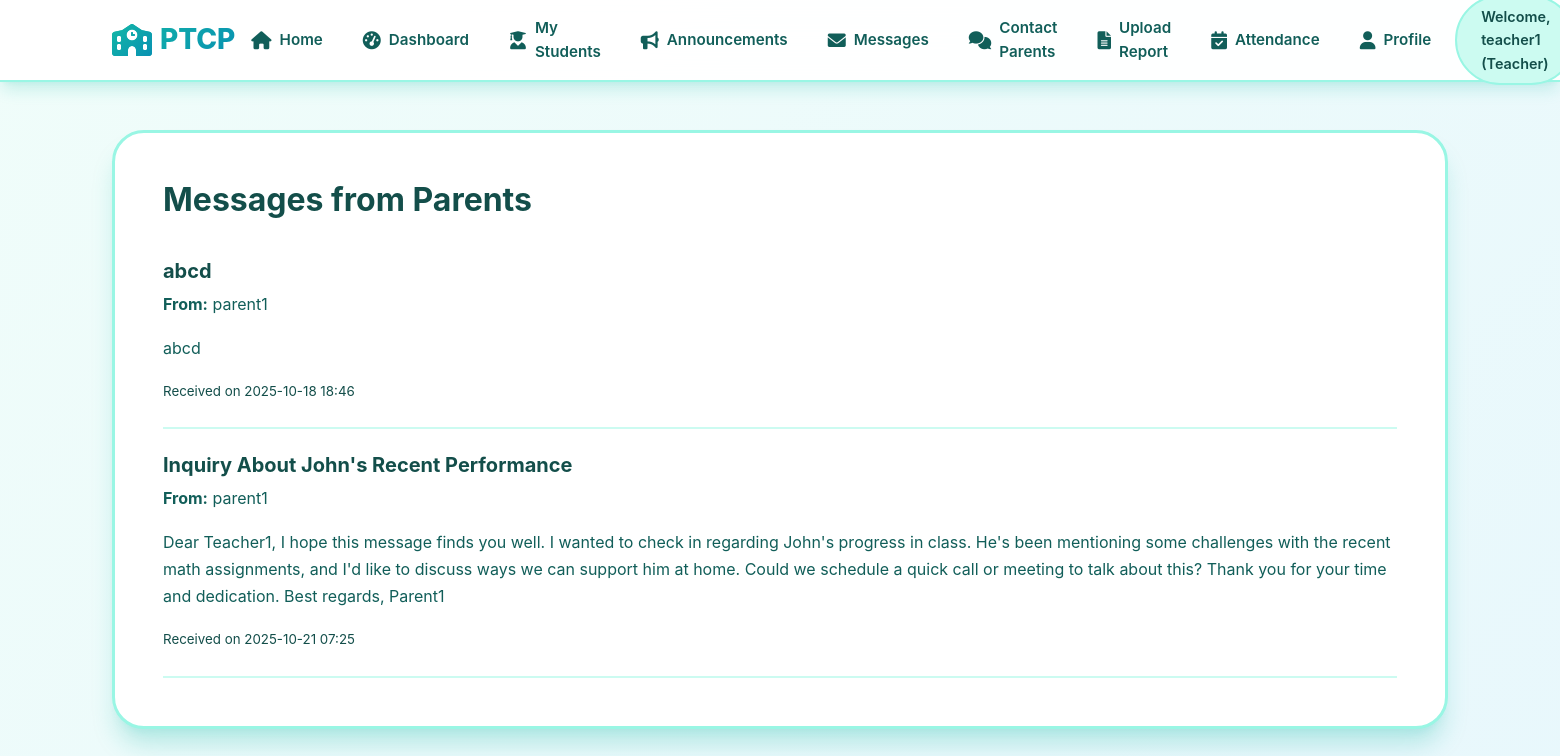
Page /teacher/view_parent_messages (signed in) on the committed database.
### models/user_model.py (models this page shows, shortened)
class User(UserMixin, db.Model):
    id = db.Column(db.Integer, primary_key=True)
    username = db.Column(db.String(64), unique=True, nullable=False)
    email = db.Column(db.String(120), unique=True, nullable=False)
    password_hash = db.Column(db.String(128))
    role = db.Column(db.String(20), nullable=False)  # 'teacher', 'parent', 'admin'
    is_active = db.Column(db.Boolean, default=True)

### models/message_model.py (models this page shows, shortened)
class Message(db.Model):
    id = db.Column(db.Integer, primary_key=True)
    sender_id = db.Column(db.Integer, db.ForeignKey('user.id'), nullable=False)
    recipient_id = db.Column(db.Integer, db.ForeignKey('user.id'), nullable=False)
    subject = db.Column(db.String(200), nullable=False)
    content = db.Column(db.Text, nullable=False)
    timestamp = db.Column(db.DateTime, default=datetime.utcnow)
    is_read = db.Column(db.Boolean, default=False)
    sender = db.relationship('User', foreign_keys=[sender_id], backref='sent_messages')
    recipient = db.relationship('User', foreign_keys=[recipient_id], backref='received_messages')

### routes/teacher_routes.py (the view)
@teacher_bp.route('/view_parent_messages')
@login_required
def view_parent_messages():
    if current_user.role != 'teacher':
        return redirect(url_for('main.index'))
    messages = Message.query.filter_by(recipient_id=current_user.id).all()
    return render_template('teacher/view_parent_messages.html', messages=messages)

### app.py (called while the page is built)
@login_manager.user_loader
def load_user(user_id):
    from models.user_model import User
    return User.query.get(int(user_id))

### templates/teacher/view_parent_messages.html (shortened to what this page needs)
{% extends "base.html" %}
{% block content %}
<div class="messages-list">
    <h2>Messages from Parents</h2>
    {% for message in messages %}
        <div class="message">
            <h3>{{ message.subject }}</h3>
            <p><strong>From:</strong> {{ message.sender.username }}</p>
            <p>{{ message.content }}</p>
            <small>Received on {{ message.timestamp.strftime('%Y-%m-%d %H:%M') }}</small>
        </div>
    {% endfor %}
</div>
{% endblock %}

### templates/base.html (shortened to what this page needs)
<!DOCTYPE html>
<html lang="en">
<head>
    <link rel="stylesheet" href="{{ url_for('static', filename='css/style.css') }}">
    <link rel="stylesheet" href="https://cdnjs.cloudflare.com/ajax/libs/font-awesome/6.0.0/css/all.min.css">
</head>
<body>
    {% if current_user.is_authenticated %}
    <div class="full-width-layout">
        <header class="top-nav">
            <div class="nav-container">
                <h1><i class="fas fa-school"></i> PTCP</h1>
                <nav class="main-nav">
                    <ul>
                        <li>
                            <a href="{{ url_for('main.index') }}" class="{% if request.endpoint == 'main.index' %}active{% endif %}">
                                <i class="fas fa-home"></i> Home
                            </a>
                        </li>
                        {% if current_user.role == 'admin' %}
                            <li>
                                <a href="{{ url_for('admin.dashboard') }}" class="{% if 'admin' in request.endpoint %}active{% endif %}">
                                    <i class="fas fa-tachometer-alt"></i> Dashboard
                                </a>
                            </li>
                            <li>
                                <a href="{{ url_for('admin.manage_users') }}" class="{% if request.endpoint == 'admin.manage_users' %}active{% endif %}">
                                    <i class="fas fa-users"></i> Manage Users
                                </a>
                            </li>
                            <li>
                                <a href="{{ url_for('admin.manage_students') }}" class="{% if request.endpoint == 'admin.manage_students' %}active{% endif %}">
                                    <i class="fas fa-user-graduate"></i> Manage Students
                                </a>
                            </li>
                            <li>
                                <a href="{{ url_for('admin.view_logs') }}" class="{% if request.endpoint == 'admin.view_logs' %}active{% endif %}">
                                    <i class="fas fa-history"></i> Activity Logs
                                </a>
                            </li>
                        {% elif current_user.role == 'teacher' %}
                            <li>
                                <a href="{{ url_for('teacher.dashboard') }}" class="{% if request.endpoint == 'teacher.dashboard' %}active{% endif %}">
                                    <i class="fas fa-tachometer-alt"></i> Dashboard
                                </a>
                            </li>
                            <li>
                                <a href="{{ url_for('teacher.view_students') }}" class="{% if request.endpoint == 'teacher.view_students' %}active{% endif %}">
                                    <i class="fas fa-user-graduate"></i> My Students
                                </a>
                            </li>
                            <li>
                                <a href="{{ url_for('teacher.announcements') }}" class="{% if request.endpoint == 'teacher.announcements' %}active{% endif %}">
                                    <i class="fas fa-bullhorn"></i> Announcements
                                </a>
                            </li>
                            <li>
                                <a href="{{ url_for('teacher.view_messages') }}" class="{% if request.endpoint == 'teacher.view_messages' %}active{% endif %}">
                                    <i class="fas fa-envelope"></i> Messages
                                </a>
                            </li>
                            <li>
                                <a href="{{ url_for('teacher.contact_parents') }}" class="{% if request.endpoint == 'teacher.contact_parents' %}active{% endif %}">
                                    <i class="fas fa-comments"></i> Contact Parents
                                </a>
                            </li>
                            <li>
                                <a href="{{ url_for('teacher.upload_report') }}" class="{% if request.endpoint == 'teacher.upload_report' %}active{% endif %}">
                                    <i class="fas fa-file-alt"></i> Upload Report
                                </a>
                            </li>
                            <li>
                                <a href="{{ url_for('teacher.attendance') }}" class="{% if request.endpoint == 'teacher.attendance' %}active{% endif %}">
                                    <i class="fas fa-calendar-check"></i> Attendance
                                </a>
                            </li>
                            <li>
                                <a href="{{ url_for('teacher.profile') }}" class="{% if request.endpoint == 'teacher.profile' %}active{% endif %}">
                                    <i class="fas fa-user"></i> Profile
                                </a>
                            </li>
                        {% endif %}
                        <li class="user-info">
                            <span>Welcome, {{ current_user.username }} ({{ current_user.role.title() }})</span>
                        </li>
                    </ul>
                </nav>
            </div>
        </header>
        <main class="main-content-full">
            <div class="content-body">
                {% block content %}{% endblock %}
            </div>
        </main>
    </div>
    {% endif %}
</body>
</html>

### rows in the picture
User: username "teacher1", role "Teacher"
Message: subject "abcd", sender.username "parent1", content "abcd", timestamp "2025-10-18 18:46"
Message: subject "Inquiry About John's Recent Performance", sender.username "parent1", content "Dear Teacher1, I hope this message finds you well. I wanted to check in regarding John's progress in class. He's been mentioning some challenges with the recent math assignments, and I'd like to discuss ways we can support him at home. Could we schedule a quick call or meeting to talk about this? Thank you for your time and dedication. Best regards, Parent1", timestamp "2025-10-21 07:25"
